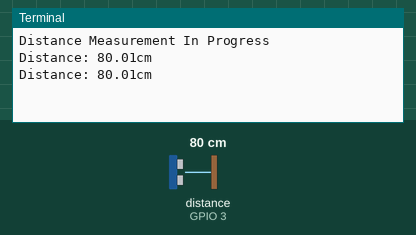
Simulated run of this program. Board: Raspberry Pi (BCM pin numbers). Parts: the last lines printed to the terminal. Inputs (shaded band) come from the test bench; at power-on: distance to the obstacle (sensor on GPIO 3) 80 cm. The echo pulse lasts 58.3 µs per cm; the clock reads 2024-03-15 10:24:30 at power-on unless the program sets it.

Above: at 1.2 s.
1.3 s: distance to the obstacle (sensor on GPIO 3) set to 2 cm
At 2.5 s:
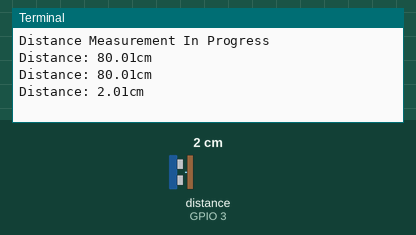
2.8 s: distance to the obstacle (sensor on GPIO 3) set to 4 cm
At 3.3 s:
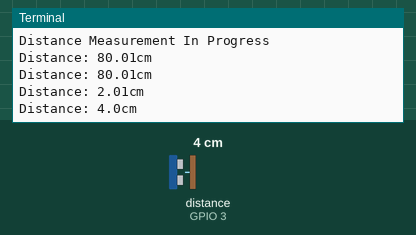
Timing chart, 0 to 5.8 s (numbered marks = the images above; inputs shaded):
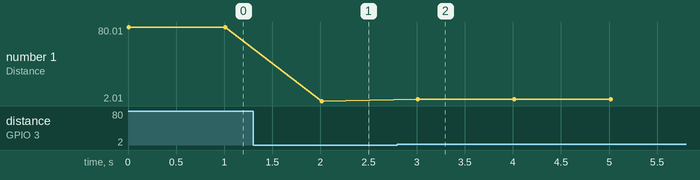

The program:

hc-sr04.py
```python
#!/usr/bin/env python
# coding=utf-8
import RPi.GPIO as GPIO
import time

print('Distance Measurement In Progress')

#GPIO.setmode(GPIO.BCM)
#TRIG = 2
#ECHO = 3
#GPIO.setup(TRIG,GPIO.OUT)
#GPIO.setup(ECHO,GPIO.IN)
while True:
    GPIO.setmode(GPIO.BCM)
    TRIG = 2
    ECHO = 3
    GPIO.setup(TRIG,GPIO.OUT)
    GPIO.setup(ECHO,GPIO.IN)

    # 发送 trig 信号  持续 10us 的方波脉冲
    GPIO.output(TRIG,True)
    time.sleep(0.00001)
    GPIO.output(TRIG,False)


    # 等待低电平结束，然后记录时间。
    while GPIO.input(ECHO) == 0:
            pass
    pulse_start = time.time()

    # 等待高电平结束，然后记录时间。
    while GPIO.input(ECHO) == 1:
            pass
    pulse_end = time.time()


    pulse_duration = pulse_end - pulse_start
    distance = pulse_duration * 17150
    distance = round(distance,2)
    if distance > 0 and distance < 1000:
        print("Distance: {}cm".format(distance))
    else:
        print("wrong")
    GPIO.cleanup()
    time.sleep(1)
```

Measured:
- after the input at 1.3 s, the terminal: prints a new line after 0.71 s (image 1)
- after the input at 2.8 s, the terminal: prints a new line after 0.21 s (image 2)
- plotted number 1: 80.01 → 2.01 after the input at 1.3 s, 2.01 → 4 after the input at 2.8 s
